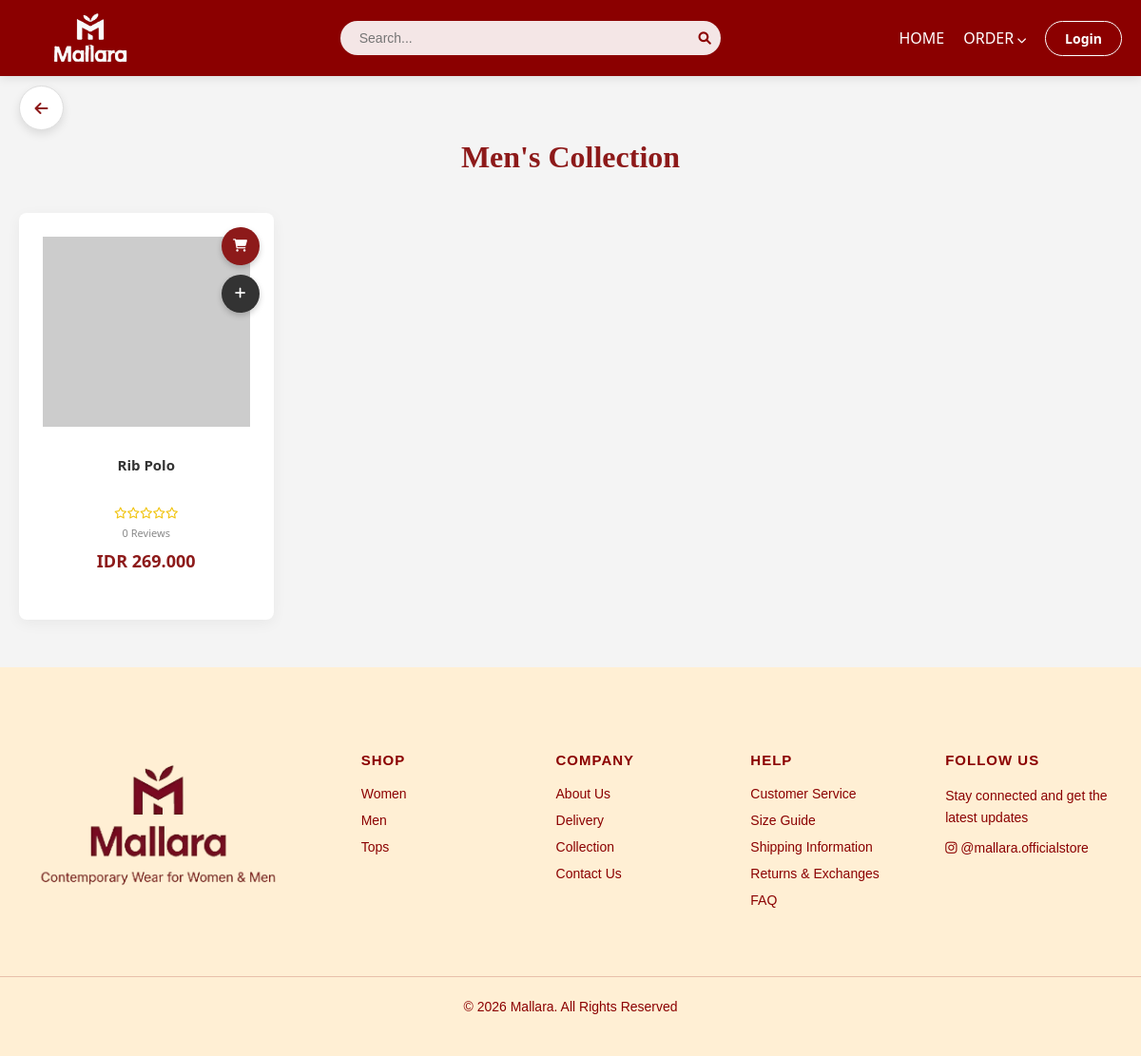
The app's page /customer/order_man.php with its own data.
### tables this page shows
CREATE TABLE `products` (
  `id` int(11) NOT NULL,
  `name` varchar(100) DEFAULT NULL,
  `price` int(11) DEFAULT NULL,
  `category` enum('man','woman') DEFAULT NULL,
  `image` varchar(255) DEFAULT NULL,
  `stock` int(11) DEFAULT 0,
  `rating` decimal(3,1) DEFAULT 0.0,
  `sold` int(11) DEFAULT 0,
  `is_trending` tinyint(1) DEFAULT 0,
  `description` text DEFAULT NULL,
  `created_at` timestamp NOT NULL DEFAULT current_timestamp()
);

### customer/order_man.php (the view, shortened to what this page needs)
<?php
require '../config/database.php';
 $query = mysqli_query($conn, "SELECT p.*, COUNT(r.id) as review_count, IFNULL(AVG(r.rating), 0) as rating
                             FROM products p
                             LEFT JOIN reviews r ON p.id = r.product_id
                             WHERE p.category = 'Man'
                             GROUP BY p.id
                             ORDER BY p.id DESC");
?>
<!DOCTYPE html>
<html lang="id">
<head>
    <link rel="stylesheet" href="<?= BASE_URL ?>assets/css/style.css">
    <link rel="stylesheet" href="https://cdnjs.cloudflare.com/ajax/libs/font-awesome/6.0.0/css/all.min.css">
</head>
<body>
    <?php
    $navPath = __DIR__ . "/../partials/navbar.php";
    if (file_exists($navPath)) {
        include $navPath;
    } else {
        echo '<div style="background:#8b0000; color:white; padding:15px; text-align:center;">Navbar tidak ditemukan: ' . $navPath . '</div>';
    }
    ?>
    <a href="<?= BASE_URL ?>index.php" class="back-btn-fixed" title="Back to Home">
    </a>
    <div class="container">
        <h2 class="page-title">Men's Collection</h2>
        <div class="product-grid">
            <?php while ($row = mysqli_fetch_assoc($query)):
                $isOutOfStock = ($row['stock'] <= 0);
                $imgPath = BASE_URL . 'assets/img/products/man/' . $row['image'];
                if(!file_exists(str_replace(BASE_URL, '../', $imgPath)) || empty($row['image'])){
                    $imgPath = 'https://picsum.photos/seed/'.urlencode($row['name']).'/300/400';
                }
                $rating = isset($row['rating']) ? $row['rating'] : 0;
                $reviewCount = isset($row['review_count']) ? $row['review_count'] : 0;
                $description = isset($row['description']) ? $row['description'] : 'Tidak ada deskripsi tersedia untuk produk ini.';
                $reviewsList = [];
                $reviewsJson = htmlspecialchars(json_encode($reviewsList), ENT_QUOTES, 'UTF-8');
            ?>
                <div class="card <?= $isOutOfStock ? 'disabled' : '' ?>"
                     onclick="openDetailModal(
                        '<?= addslashes(str_replace(array("\r\n","\r","\n"), " ", $row['name'])) ?>',
                        '<?= $imgPath ?>',
                        '<?= $row['price'] ?>',
                        '<?= $rating ?>',
                        '<?= $reviewCount ?>',
                        '<?= addslashes(str_replace(array("\r\n","\r","\n"), " ", $description)) ?>',
                        '<?= $reviewsJson ?>'
                     )">
                    <img src="<?= $imgPath ?>" class="card-img-top" alt="<?= $row['name'] ?>">
                    <div class="card-body">
                        <div class="card-title"><?= $row['name'] ?></div>
                        <div class="card-rating">
                            <?php
                            for($i=1; $i<=5; $i++) {
                                if($i <= round($rating)) echo '<i class="fas fa-star"></i>';
                                else echo '<i class="far fa-star"></i>';
                            }
                            ?>
                        </div>
                        <div class="card-review-count"><?= $reviewCount ?> Reviews</div>
                        <span class="price-text">IDR <?= number_format($row['price'], 0, ',', '.') ?></span>
                    </div>
                    <?php if(!$isOutOfStock): ?>
                    <div class="action-buttons">
                        <button class="btn-icon btn-cart" onclick="event.stopPropagation(); openModal('cart', <?= $row['id'] ?>, '<?= addslashes(str_replace(array("\r\n","\r","\n"), " ", $row['name'])) ?>', <?= $row['price'] ?>, <?= $row['stock'] ?>, '<?= $imgPath ?>')">
                            <i class="fas fa-shopping-cart"></i>
                        </button>
                        <button class="btn-icon btn-checkout" onclick="event.stopPropagation(); openModal('checkout', <?= $row['id'] ?>, '<?= addslashes(str_replace(array("\r\n","\r","\n"), " ", $row['name'])) ?>', <?= $row['price'] ?>, <?= $row['stock'] ?>, '<?= $imgPath ?>')">
                            <i class="fas fa-plus"></i>
                        </button>
                    </div>
                    <?php endif; ?>
                </div>
            <?php endwhile; ?>
        </div>
    </div>
    <footer class="footer">
        <div class="footer-container">
            <div class="footer-brand">
                <img src="<?= BASE_URL ?>assets/img/logo footer/logo-footerr.png" alt="Mallara Logo" class="footer-logo" onerror="this.style.display='none'">
            </div>
            <div>
                <h4>SHOP</h4>
                <ul>
                    <li><a href="<?= BASE_URL ?>customer/order_woman.php">Women</a></li>
                    <li><a href="<?= BASE_URL ?>customer/order_man.php">Men</a></li>
                    <li><a href="#">Tops</a></li>
                </ul>
            </div>
            <div>
                <h4>COMPANY</h4>
                <ul>
                    <li><a href="#">About Us</a></li>
                    <li><a href="#">Delivery</a></li>
                    <li><a href="#">Collection</a></li>
                    <li><a href="#">Contact Us</a></li>
                </ul>
            </div>
            <div>
                <h4>HELP</h4>
                <ul>
                    <li><a href="#">Customer Service</a></li>
                    <li><a href="#">Size Guide</a></li>
                    <li><a href="#">Shipping Information</a></li>
                    <li><a href="#">Returns & Exchanges</a></li>
                    <li><a href="#">FAQ</a></li>
                </ul>
            </div>
            <div>
                <h4>FOLLOW US</h4>
                <p>Stay connected and get the latest updates</p>
                <p><i class="fab fa-instagram"></i> @mallara.officialstore</p>
            </div>
        </div>
        <div class="footer-bottom">
            <p>© <?= date('Y'); ?> Mallara. All Rights Reserved</p>
        </div>
    </footer>
</body>
</html>

### assets/css/style.css (style rules this page uses)
body { margin:0; font-family: 'Segoe UI'; background:#8b0000; color:white; }
.card { background:white; color:black; border-radius:15px; padding:15px; text-align:center; }
.card img { width:100%; height:220px; object-fit:cover; }
.footer { background-color: #fff; padding: 0; margin-top: 0; width: 100%; }

### customer/order_man.php (style rules this page uses)
:root { --primary: #8d1a1a; --bg: #f4f4f4; --modal-bg: #ffc0cb; --footer-bg: #FFEFD4; --footer-text: #8b0000; --star-color: #f1c40f; }
body { font-family: 'Segoe UI', sans-serif; background: var(--bg); margin: 0; padding: 0; display: flex; flex-direction: column; min-height: 100vh; }
.back-btn-fixed { position: fixed; top: 90px; left: 20px; width: 45px; height: 45px; background: white; color: var(--primary); border: 1px solid #ddd; border-radius: 50%; display: flex; align-items: center; justify-content: center; text-decoration: none; box-shadow: 0 4px 10px rgba(0,0,0,0.1); z-index: 999; transition: all 0.3s ease; }
.container { max-width: 1200px; margin: 40px auto 50px auto; padding: 0 20px; width: 100%; box-sizing: border-box; }
.page-title { text-align: center; color: var(--primary); font-family: 'Times New Roman', serif; margin-bottom: 40px; font-size: 32px; }
.product-grid { display: grid; grid-template-columns: repeat(auto-fill, minmax(240px, 1fr)); gap: 30px; justify-content: center; }
.card { background: white; border-radius: 8px; overflow: hidden; box-shadow: 0 4px 15px rgba(0,0,0,0.05); position: relative; transition: transform 0.3s; display: flex; flex-direction: column; cursor: pointer; }
.card-img-top { width: 100%; height: 320px; object-fit: contain; background-color: white; display: block; padding: 10px; box-sizing: border-box; }
.card-body { padding: 20px; text-align: center; flex-grow: 1; display: flex; flex-direction: column; justify-content: space-between; }
.card-title { margin: 0 0 10px; font-size: 15px; font-weight: 600; color: #333; line-height: 1.4; min-height: 42px; }
.card-rating { color: var(--star-color); font-size: 12px; margin-bottom: 5px; }
.card-review-count { font-size: 11px; color: #888; margin-bottom: 10px; }
.price-text { color: var(--primary); font-weight: bold; font-size: 18px; display: block; margin-bottom: 15px; }
.action-buttons { position: absolute; top: 15px; right: 15px; display: flex; flex-direction: column; gap: 10px; z-index: 10; pointer-events: none; }
.btn-icon { width: 40px; height: 40px; border-radius: 50%; border: none; display: flex; align-items: center; justify-content: center; cursor: pointer; color: white; box-shadow: 0 3px 6px rgba(0,0,0,0.2); transition: 0.2s; z-index: 20; pointer-events: auto; }
.btn-cart { background-color: var(--primary); }
.btn-checkout { background-color: #333; }
.footer { margin-top: auto; background: var(--footer-bg); padding: 70px 0 30px; color: var(--footer-text); font-family: 'Poppins', sans-serif; }
.footer-container { max-width: 1200px; margin: 0 auto; padding: 0 20px; display: grid; grid-template-columns: 2fr 1fr 1fr 1fr 1.2fr; gap: 50px; }
.footer h4 { margin-bottom: 18px; font-size: 15px; font-weight: bold; letter-spacing: 1px; }
.footer p { font-size: 14px; line-height: 1.6; margin: 0 0 10px; }
.footer ul { list-style: none; padding: 0; margin: 0; }
.footer ul li { margin-bottom: 10px; }
.footer ul li a { text-decoration: none; color: var(--footer-text); font-size: 14px; transition: 0.3s; }
.footer-brand { display: flex; flex-direction: column; align-items: flex-start; }
.footer-logo { width: 300px; margin-bottom: 18px; }
.footer-bottom { max-width: 1200px; margin: 50px auto 0; padding-top: 20px; border-top: 1px solid rgba(139,0,0,0.2); text-align: center; font-size: 14px; }

### records on screen
products: name "Rib Polo", reviewCount "0", price "269.000"
